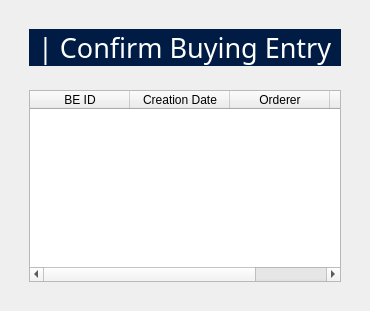
            <widget class="QWidget" name="ComfirmBE">
             <layout class="QHBoxLayout" name="horizontalLayout_38">
              <item>
               <widget class="QWidget" name="widget_22" native="true">
                <layout class="QVBoxLayout" name="verticalLayout_8">
                 <item alignment="Qt::AlignTop">
                  <widget class="QWidget" name="widget_38" native="true">
                   <layout class="QHBoxLayout" name="horizontalLayout_39">
                    <item>
                     <widget class="QFrame" name="frame_30">
                      <property name="styleSheet">
                       <string notr="true">background-color: rgb(0, 28, 68);
border-radius: 20px;
color: white</string>
                      </property>
                      <property name="frameShape">
                       <enum>QFrame::StyledPanel</enum>
                      </property>
                      <property name="frameShadow">
                       <enum>QFrame::Raised</enum>
                      </property>
                      <layout class="QHBoxLayout" name="horizontalLayout_40">
                       <property name="topMargin">
                        <number>0</number>
                       </property>
                       <property name="bottomMargin">
                        <number>0</number>
                       </property>
                       <item>
                        <widget class="QLabel" name="label_12">
                         <property name="font">
                          <font>
                           <family>Sans Serif Collection</family>
                           <pointsize>20</pointsize>
                          </font>
                         </property>
                         <property name="text">
                          <string>| Confirm Buying Entry</string>
                         </property>
                        </widget>
                       </item>
                      </layout>
                     </widget>
                    </item>
                   </layout>
                  </widget>
                 </item>
                 <item>
                  <widget class="QWidget" name="widget_39" native="true">
                   <property name="sizePolicy">
                    <sizepolicy hsizetype="Preferred" vsizetype="Expanding">
                     <horstretch>0</horstretch>
                     <verstretch>0</verstretch>
                    </sizepolicy>
                   </property>
                   <layout class="QHBoxLayout" name="horizontalLayout_48">
                    <item>
                     <widget class="QTableWidget" name="CfBETable">
                      <attribute name="horizontalHeaderCascadingSectionResizes">
                       <bool>false</bool>
                      </attribute>
                      <attribute name="horizontalHeaderShowSortIndicator" stdset="0">
                       <bool>false</bool>
                      </attribute>
                      <attribute name="horizontalHeaderStretchLastSection">
                       <bool>true</bool>
                      </attribute>
                      <attribute name="verticalHeaderCascadingSectionResizes">
                       <bool>false</bool>
                      </attribute>
                      <attribute name="verticalHeaderShowSortIndicator" stdset="0">
                       <bool>false</bool>
                      </attribute>
                      <attribute name="verticalHeaderStretchLastSection">
                       <bool>false</bool>
                      </attribute>
                      <column>
                       <property name="text">
                        <string>BE ID</string>
                       </property>
                      </column>
                      <column>
                       <property name="text">
                        <string>Creation Date</string>
                       </property>
                      </column>
                      <column>
                       <property name="text">
                        <string>Orderer</string>
                       </property>
                      </column>
                      <column>
                       <property name="text">
                        <string>Confirm</string>
                       </property>
                      </column>
                     </widget>
                    </item>
                   </layout>
                  </widget>
                 </item>
                </layout>
               </widget>
              </item>
             </layout>
            </widget>
